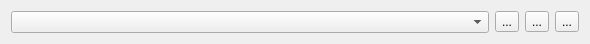
<?xml version="1.0" encoding="UTF-8"?>
<ui version="4.0">
 <class>Form</class>
 <widget class="QWidget" name="Form">
  <property name="geometry">
   <rect>
    <x>0</x>
    <y>0</y>
    <width>590</width>
    <height>43</height>
   </rect>
  </property>
  <property name="windowTitle">
   <string>Form</string>
  </property>
  <layout class="QGridLayout" name="gridLayout">
   <item row="0" column="0">
    <widget class="QComboBox" name="combo_box"/>
   </item>
   <item row="0" column="1">
    <widget class="QToolButton" name="add_button_2">
     <property name="text">
      <string>...</string>
     </property>
     <property name="icon">
      <iconset>
       <normaloff>../images/symbologyAdd.svg</normaloff>../images/symbologyAdd.svg</iconset>
     </property>
    </widget>
   </item>
   <item row="0" column="2">
    <widget class="QToolButton" name="remove_button_2">
     <property name="text">
      <string>...</string>
     </property>
     <property name="icon">
      <iconset>
       <normaloff>../images/symbologyRemove.svg</normaloff>../images/symbologyRemove.svg</iconset>
     </property>
    </widget>
   </item>
   <item row="0" column="3">
    <widget class="QToolButton" name="toolButton">
     <property name="text">
      <string>...</string>
     </property>
     <property name="icon">
      <iconset>
       <normaloff>../images/symbologyEdit.svg</normaloff>../images/symbologyEdit.svg</iconset>
     </property>
    </widget>
   </item>
  </layout>
 </widget>
 <resources/>
 <connections/>
</ui>
